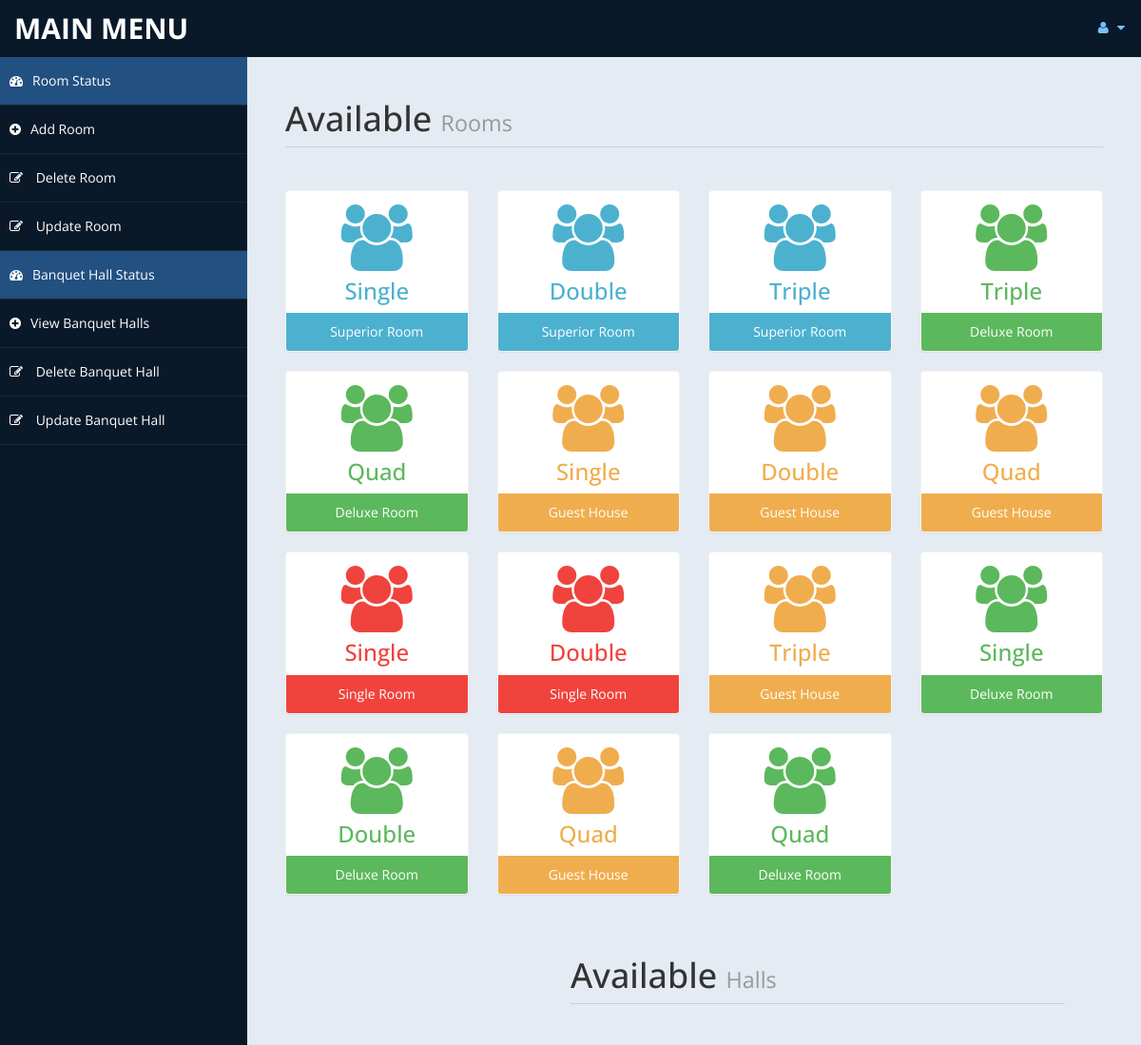
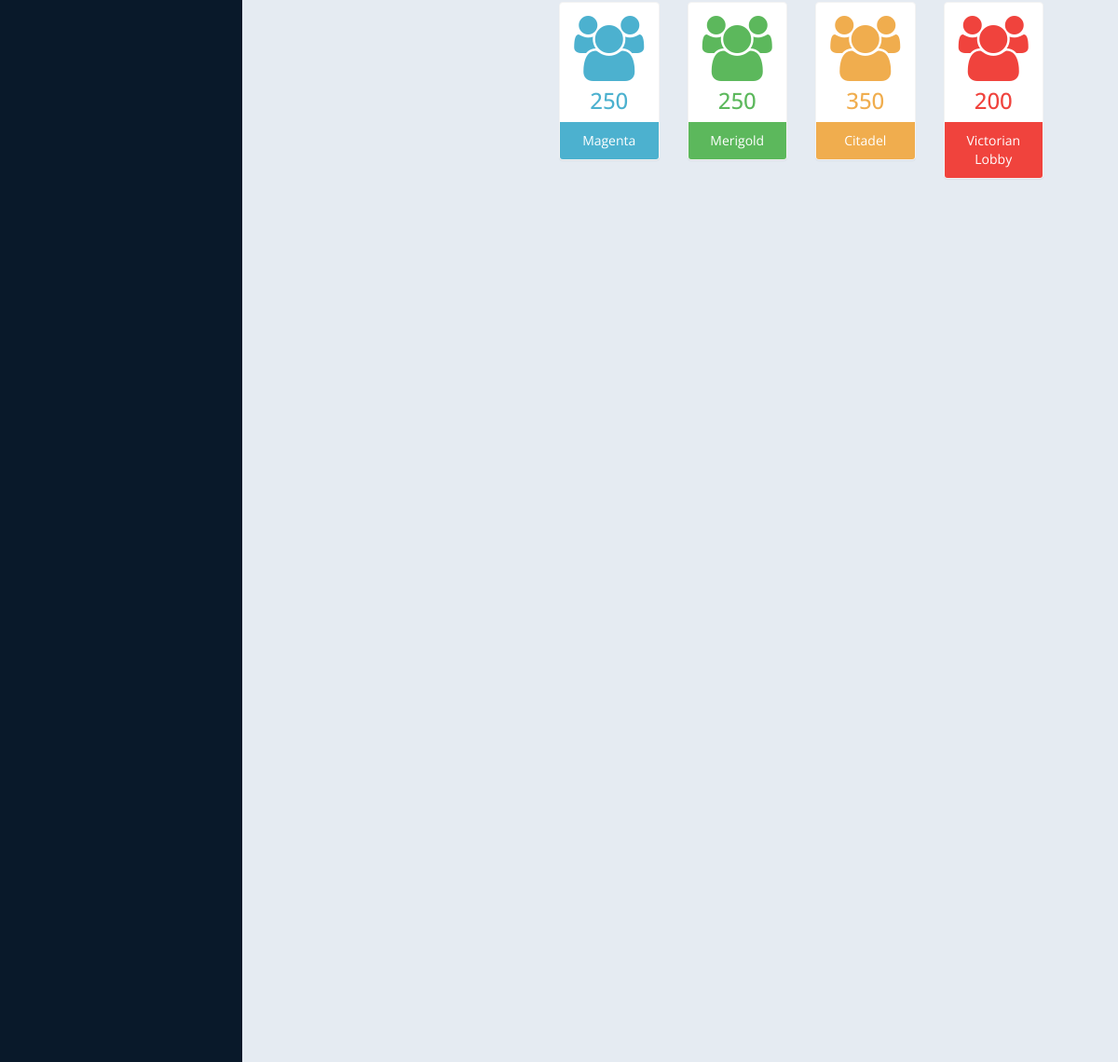
Screenshot of /admin/settings.php (signed in) with the database file from the repository (2 pictures, top to bottom).
### tables this page shows
CREATE TABLE `room` (
  `id` int(10) UNSIGNED NOT NULL,
  `type` varchar(15) DEFAULT NULL,
  `bedding` varchar(10) DEFAULT NULL,
  `place` varchar(10) DEFAULT NULL,
  `cusid` int(11) DEFAULT NULL
);

CREATE TABLE `banquet` (
  `id` int(10) NOT NULL,
  `type` varchar(20) NOT NULL,
  `seats` int(10) NOT NULL,
  `place` varchar(10) NOT NULL,
  `cusid` int(10) NOT NULL
);

### admin/settings.php (the view, shortened to what this page needs)
<!DOCTYPE html>
<html xmlns="http://www.w3.org/1999/xhtml">
<head>
    <link href="assets/css/bootstrap.css" rel="stylesheet" />
    <link href="assets/css/font-awesome.css" rel="stylesheet" />
    <link href="assets/css/custom-styles.css" rel="stylesheet" />
</head>
<body>
    <div id="wrapper">
        <nav class="navbar navbar-default top-navbar" role="navigation">
            <div class="navbar-header">
                <a class="navbar-brand" href="home.php">MAIN MENU </a>
            </div>
            <ul class="nav navbar-top-links navbar-right">
                <li class="dropdown">
                    <a class="dropdown-toggle" data-toggle="dropdown" href="#" aria-expanded="false">
                        <i class="fa fa-user fa-fw"></i> <i class="fa fa-caret-down"></i>
                    </a>
                </li>
            </ul>
        </nav>
        <nav class="navbar-default navbar-side" role="navigation">
            <div class="sidebar-collapse">
                <ul class="nav" id="main-menu">
                    <li>
                        <a class="active-menu" href="settings.php"><i class="fa fa-dashboard"></i>Room Status</a>
                    </li>
					<li>
                        <a  href="room.php"><i class="fa fa-plus-circle"></i>Add Room</a>
                    </li>
                    <li>
                        <a   href="roomdel.php"><i class="fa fa-pencil-square-o"></i> Delete Room</a>
                    </li>
                    <li>
                        <a   href="roomdel.php"><i class="fa fa-pencil-square-o"></i> Update Room</a>
                    </li>
                    <li>
                        <a class="active-menu" href="settings.php"><i class="fa fa-dashboard"></i>Banquet Hall Status</a>
                    </li>
		    <li>
                        <a  href="banquethall.php"><i class="fa fa-plus-circle"></i>View Banquet Halls</a>
                    </li>
                    <li>
                        <a   href="roomdel.php"><i class="fa fa-pencil-square-o"></i> Delete Banquet Hall</a>
                    </li>
                    <li>
                        <a   href="roomdel.php"><i class="fa fa-pencil-square-o"></i> Update Banquet Hall</a>
                    </li>
            </div>
        </nav>
        <div id="page-wrapper" >
            <div id="page-inner">
			 <div class="row">
                    <div class="col-md-12">
                        <h1 class="page-header">
                           Available <small> Rooms</small>
                        </h1>
                    </div>
                </div>
             <?php
						include ('db.php');
						$sql = "select * from room";
						$re = mysqli_query($con,$sql)
				?>
                <div class="row">
				<?php
										while($row= mysqli_fetch_array($re))
										{
												$id = $row['type'];
											if($id == "Superior Room")
											{
												echo"<div class='col-md-3 col-sm-12 col-xs-12'>
													<div class='panel panel-primary text-center no-boder bg-color-blue'>
														<div class='panel-body'>
															<i class='fa fa-users fa-5x'></i>
															<h3>".$row['bedding']."</h3>
														</div>
														<div class='panel-footer back-footer-blue'>
															".$row['type']."
														</div>
													</div>
												</div>";
											}
											else if ($id == "Deluxe Room")
											{
												echo"<div class='col-md-3 col-sm-12 col-xs-12'>
													<div class='panel panel-primary text-center no-boder bg-color-green'>
														<div class='panel-body'>
															<i class='fa fa-users fa-5x'></i>
															<h3>".$row['bedding']."</h3>
														</div>
														<div class='panel-footer back-footer-green'>
															".$row['type']."
														</div>
													</div>
												</div>";
											}
											else if($id =="Guest House")
											{
												echo"<div class='col-md-3 col-sm-12 col-xs-12'>
													<div class='panel panel-primary text-center no-boder bg-color-brown'>
														<div class='panel-body'>
															<i class='fa fa-users fa-5x'></i>
															<h3>".$row['bedding']."</h3>
														</div>
														<div class='panel-footer back-footer-brown'>
															".$row['type']."
														</div>
													</div>
												</div>";
											}
											else if($id =="Single Room")
											{
												echo"<div class='col-md-3 col-sm-12 col-xs-12'>
													<div class='panel panel-primary text-center no-boder bg-color-red'>
														<div class='panel-body'>
															<i class='fa fa-users fa-5x'></i>
															<h3>".$row['bedding']."</h3>
														</div>
														<div class='panel-footer back-footer-red'>
															".$row['type']."
														</div>
													</div>
												</div>";
											}
										}
									?>
                </div>
            <div id="page-wrapper" >
            <div id="page-inner">
			 <div class="row">
                    <div class="col-md-12">
                        <h1 class="page-header">
                           Available <small> Halls</small>
                        </h1>
                    </div>
                </div>
             <?php
						include ('db.php');
						$sql = "select * from banquet";
						$re = mysqli_query($con,$sql)
				?>
                <div class="row">
				<?php
										while($row= mysqli_fetch_array($re))
										{
												$id = $row['type'];
											if($id == "Magenta")
											{
												echo"<div class='col-md-3 col-sm-12 col-xs-12'>
													<div class='panel panel-primary text-center no-boder bg-color-blue'>
														<div class='panel-body'>
															<i class='fa fa-users fa-5x'></i>
															<h3>".$row['seats']."</h3>
														</div>
														<div class='panel-footer back-footer-blue'>
															".$row['type']."
														</div>
													</div>
												</div>";
											}
											else if ($id == "Merigold")
											{
												echo"<div class='col-md-3 col-sm-12 col-xs-12'>
													<div class='panel panel-primary text-center no-boder bg-color-green'>
														<div class='panel-body'>
															<i class='fa fa-users fa-5x'></i>
															<h3>".$row['seats']."</h3>
														</div>
														<div class='panel-footer back-footer-green'>
															".$row['type']."
														</div>
													</div>
												</div>";
											}
											else if($id =="Citadel")
											{
												echo"<div class='col-md-3 col-sm-12 col-xs-12'>
													<div class='panel panel-primary text-center no-boder bg-color-brown'>
														<div class='panel-body'>
															<i class='fa fa-users fa-5x'></i>
															<h3>".$row['seats']."</h3>
														</div>
														<div class='panel-footer back-footer-brown'>
															".$row['type']."
														</div>
													</div>
												</div>";
											}
											else if($id =="Victorian Lobby")
											{
												echo"<div class='col-md-3 col-sm-12 col-xs-12'>
													<div class='panel panel-primary text-center no-boder bg-color-red'>
														<div class='panel-body'>
															<i class='fa fa-users fa-5x'></i>
															<h3>".$row['seats']."</h3>
														</div>
														<div class='panel-footer back-footer-red'>
															".$row['type']."
														</div>
													</div>
												</div>";
											}
										}
									?>
                </div>
            </div>
        </div>
</body>
</html>

### admin/assets/css/custom-styles.css (style rules this page uses)
body { font-family: 'Open Sans', sans-serif; }
#wrapper { width: 100%; background:#09192A; }
#page-wrapper { padding: 15px 15px; min-height: 600px; background:#E5EBF2; }
#page-inner { width:100%; margin:10px 20px 10px 0px; background-color:transparent; padding:10px; min-height:1200px; }
.text-center { text-align:center; }
.no-boder { border:1px solid #f3f3f3; }
h1, .h1, h2, .h2, h3, .h3 { margin-top: 7px; margin-bottom: -5px; }
.page-header { padding-bottom: 9px; margin: 10px 0 45px; border-bottom: 1px solid #C7D1DD; }
.bg-color-green { background-color: #fff; color: #5cb85c; }
.bg-color-blue { background-color: #fff; color: #4CB1CF }
.bg-color-red { background-color: #fff; color:#F0433D; }
.bg-color-brown { background-color: #fff; color:#f0ad4e; }
.back-footer-green { background-color: #5cb85c; color:#fff; border-top: 0px solid #fff; }
.back-footer-red { background-color: #F0433D; color:#fff; border-top: 0px solid #fff; }
.back-footer-blue { background-color: #4CB1CF; color:#fff; border-top: 0px solid #fff; }
.back-footer-brown { background-color: #f0ad4e; color:#fff; border-top: 0px solid #fff; }
.top-navbar { margin:0px; }
.top-navbar .navbar-brand { color: #fff; width: 260px; text-align: left; height: 60px; font-size: 30px; font-weight: 700; text-transform: uppercase; line-height: 30px; }
.top-navbar .nav > li { position: relative; display: inline-block; }
.top-navbar .nav > li > a { position: relative; display: block; padding: 19px 15px; color: #77C0FD; }
.active-menu { background-color:#225081!important; }
.sidebar-collapse , .sidebar-collapse .nav { background:none; }
.sidebar-collapse .nav { padding:0; }
.sidebar-collapse .nav > li > a { color:#fff; background:transparent; text-shadow:none; }
.sidebar-collapse > .nav > li > a { padding:15px 10px; }
.sidebar-collapse > .nav > li { border-bottom: 1px solid rgba(107, 108, 109, 0.19); }
.navbar-side { border:none; background-color: transparent; }
.top-navbar { background:#09192A; border-bottom:none; }
.top-navbar .nav > li > a > i { margin-right: 2px; }
.navbar-default { border:0px solid black; }
.navbar-header { background: #09192A; }
.nav > li > a > i { margin-right:10px; }
@media (min-width:768px) { #page-wrapper { margin: 0 0 0 260px; padding: 15px 30px; min-height: 1200px; } }
@media (min-width:768px) { .navbar-side { z-index: 1; position: absolute; width: 260px; } }
@media (min-width:768px) { .navbar { border-radius: 0px; } }

### rows the page displays
room: bedding "Single", type "Superior Room"
room: bedding "Double", type "Superior Room"
room: bedding "Triple", type "Superior Room"
room: bedding "Triple", type "Deluxe Room"
room: bedding "Quad", type "Deluxe Room"
room: bedding "Single", type "Guest House"
room: bedding "Double", type "Guest House"
room: bedding "Quad", type "Guest House"
room: bedding "Single", type "Single Room"
room: bedding "Double", type "Single Room"
room: bedding "Triple", type "Guest House"
room: bedding "Single", type "Deluxe Room"
room: bedding "Double", type "Deluxe Room"
room: bedding "Quad", type "Guest House"
room: bedding "Quad", type "Deluxe Room"
banquet: seats "250", type "Magenta"
banquet: seats "250", type "Merigold"
banquet: seats "350", type "Citadel"
banquet: seats "200", type "Victorian Lobby"
